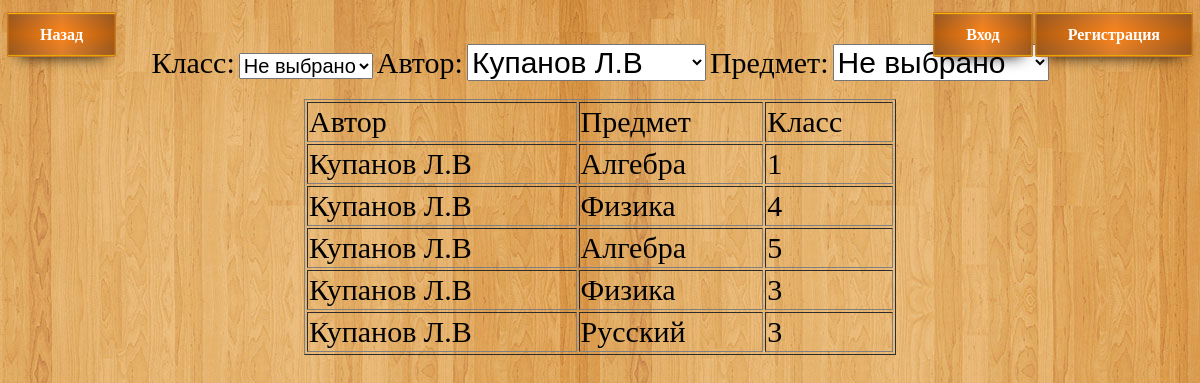
/all_books.php?author_id=1, run on an earlier commit of the app's database.
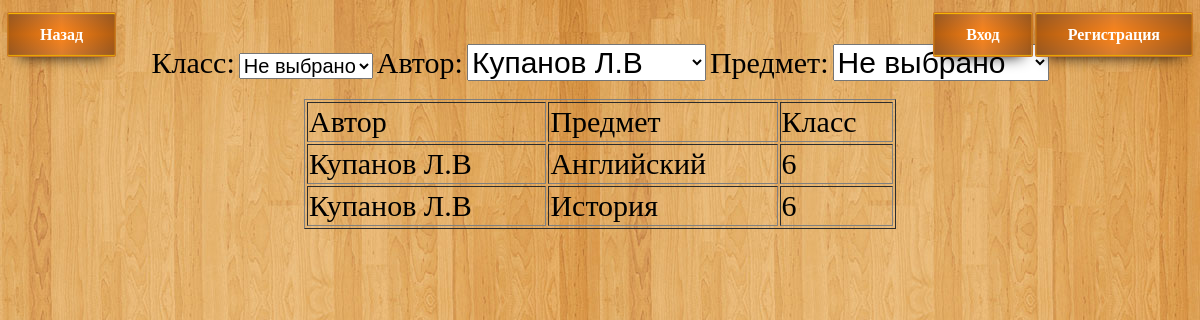
And on a later commit of the database.
### tables this page shows
CREATE TABLE IF NOT EXISTS `books` (
  `id` int(11) NOT NULL AUTO_INCREMENT,
  `author_id` int(11) NOT NULL,
  `subject_id` int(11) NOT NULL,
  `class_num` int(11) NOT NULL,
  `date` timestamp NOT NULL DEFAULT CURRENT_TIMESTAMP,
  `info` varchar(255) NOT NULL,
  PRIMARY KEY (`id`),
  UNIQUE KEY `id` (`id`),
  UNIQUE KEY `id_3` (`id`),
  UNIQUE KEY `id_4` (`id`),
  UNIQUE KEY `id_5` (`id`),
  UNIQUE KEY `id_6` (`id`),
  UNIQUE KEY `id_7` (`id`),
  UNIQUE KEY `id_8` (`id`),
  UNIQUE KEY `id_9` (`id`),
  UNIQUE KEY `id_10` (`id`),
  KEY `id_2` (`id`),
  KEY `id_11` (`id`)
);

CREATE TABLE IF NOT EXISTS `authors` (
  `id` int(11) NOT NULL AUTO_INCREMENT,
  `name` varchar(255) NOT NULL,
  PRIMARY KEY (`id`)
);

CREATE TABLE IF NOT EXISTS `subjects` (
  `id` int(11) NOT NULL AUTO_INCREMENT,
  `name` varchar(255) NOT NULL,
  PRIMARY KEY (`id`)
);

### base.php (called while the page is built, shortened)
<?php
	$host = 'localhost';
	$user = 'root';
	$password = '';
	$db_name = 'lib_444';
	$link = mysqli_connect($host, $user, $password, $db_name);
	function get_subject($id){
		global $link;
		$sql = "SELECT * FROM subjects WHERE id='$id'";
		$result = $link->query($sql);
		if ($result->num_rows > 0) {
			while($row = $result->fetch_assoc()) {
				return $row["name"];
			}
		}
		return false;
	}
	function get_author($id){
		global $link;
		$sql = "SELECT * FROM authors WHERE id='$id'";
		$result = $link->query($sql);
		if ($result->num_rows > 0) {
			while($row = $result->fetch_assoc()) {
				return $row["name"];
			}
		}
		return false;
	}
	function all_authors(){
		global $link;
		$sql = "SELECT * FROM authors";
		$result = $link->query($sql);
		$arr = array();
		if ($result->num_rows > 0) {
			while($row = $result->fetch_assoc()) {
				$arr[] = array("author_id" => $row["id"], "name" => $row["name"]);
			}
		}
		return $arr;
	}
	function all_books($params){
		global $link;
		$sql = "SELECT * FROM books " . $params;
		$result = $link->query($sql);
		$arr = array();
		if ($result->num_rows > 0) {
			while($row = $result->fetch_assoc()) {
				$arr[] = array("id" => $row["id"], "author_id" => $row["author_id"], "subject_id" => $row["subject_id"], "class_num" => $row["class_num"], "info" => $row["info"]);
			}
		}
		return $arr;
	}
?>

### all_books.php (the view, shortened to what this page needs)
<?php
	require_once "base.php";
	$status = true;
	if($_SESSION["my_name"] == "") $status = false;
?>
<html>
	<head>
		<link rel="stylesheet" href="style.css">
	</head>
	<body><br/>
		<div>
			<div style="float:left;">
				<a class=button href="index.php">Назад</a>
			</div>
			<div style="float:right;">
				<?php
					if($_SESSION["my_login"] == "") echo
					'<div>
					<a class=button href="login.php">Вход</a>
					<a class=button href="registration.php">Регистрация</a>
					</div>';
					else echo
					'<div>
					<a class=button href="profile.php">' . $_SESSION["my_login"] . '</a>
					<a class=button href="logout.php">Выход</a>
					</div>';
				?>
			</div>
		</div>
		<div align="center">
			<label style="font-size: 30px">Класс:</label>
			<select id="class_num" onchange=reload('') style="font-size: 20px">
				<option value="0">Не выбрано</option><option value="1">1</option><option value="2">2</option><option value="3">3</option><option value="4">4</option><option value="5">5</option>
			</select>
			<label style="font-size: 30px">Автор:</label>
			<select id="author_id" onchange=reload('') style="font-size: 30px">
				<?php
					$all_authors = all_authors();
					foreach($all_authors as $row){
						echo "<option value=" . $row['author_id'] .">" . $row['name'] . "</option>";
					}
				?>
			</select>
			<label style="font-size: 30px">Предмет:</label>
			<select id="subject_id" onchange=reload('') style="font-size: 30px">
				<option value="0">Не выбрано</option>
			</select>
		</div></br>
		<table border="1" align="center" width=50%>
			<?php
				$args = array($_GET["author_id"], $_GET["subject_id"], $_GET["class_num"]);
				$info = "";
				$all_info = array();
				if($args != array("", "", "")) $info = "WHERE ";
				if($args[0] != ""){
					array_push($all_info, "author_id=" . $args[0]);
				}
				$info .= implode(" AND ", $all_info);
				if(!$status){
					echo "<tr height=40px><td style='font-size:30px;'><p onclick=reload('author_id')>Автор</p></td><td style='font-size:30px;'><p onclick=reload('subject_id')>Предмет</p></td><td style='font-size:30px;'><p onclick=reload('class_num')>Класс</p></td></tr>";
					$all_books = all_books($info);
					if($all_books){
						foreach($all_books as $row){
							echo "<tr height=40px>";
							$author = get_author($row["author_id"]);
							$subject = get_subject($row["subject_id"]);
							$class = $row["class_num"];
							echo "<td style='font-size:30px;'>$author</td><td style='font-size:30px;'>$subject</td><td style='font-size:30px;'>$class</td>";
							echo "</tr>";
						}
					}
				}
			?>
		</table>
	</body>
</html>

### style.css (style rules this page uses)
body { background-image: url(wood.jpg) }
@media (min-width: 576px) { .button { position: relative; font-weight: bold; font-size: 35px; color: white; width: 100%; text-decoration: none; user-select: none; padding: .8em 2em; outline: none; border-radius: 1px; background: linear-gradient(to left, rgba(0,0,0,.3), rgba(0,0,0,.0) 50%, rgba(0,0,0,.3)), linear-gradient(#d77d31, #fe8417, #d77d31); background-size: 100% 100%, auto; background-position: 50% 50%; box-shadow: inset #ebab00 0 -1px 1px, inset 0 1px 1px #ffbf00, #cc7722 0 0 0 1px, #000 0 10px 15px -10px; transition: 0.2s; } }
@media (min-width: 768px) { .button { position: relative; font-weight: bold; font-size: 35px; color: white; width: 100%; text-decoration: none; user-select: none; padding: .8em 2em; outline: none; border-radius: 1px; background: linear-gradient(to left, rgba(0,0,0,.3), rgba(0,0,0,.0) 50%, rgba(0,0,0,.3)), linear-gradient(#d77d31, #fe8417, #d77d31); background-size: 100% 100%, auto; background-position: 50% 50%; box-shadow: inset #ebab00 0 -1px 1px, inset 0 1px 1px #ffbf00, #cc7722 0 0 0 1px, #000 0 10px 15px -10px; transition: 0.2s; } }
@media (min-width: 992px) { .button { position: relative; font-weight: bold; font-size: 16px; color: white; width: 100%; max-width: 100px; text-decoration: none; user-select: none; padding: .8em 2em; outline: none; border-radius: 1px; background: linear-gradient(to left, rgba(0,0,0,.3), rgba(0,0,0,.0) 50%, rgba(0,0,0,.3)), linear-gradient(#d77d31, #fe8417, #d77d31); background-size: 100% 100%, auto; background-position: 50% 50%; box-shadow: inset #ebab00 0 -1px 1px, inset 0 1px 1px #ffbf00, #cc7722 0 0 0 1px, #000 0 10px 15px -10px; transition: 0.2s; } }

What changed in the data, as far as the page shows it:
removed books: author.name "Купанов Л.В", subject.name "Алгебра", class_num "1"
removed books: author.name "Купанов Л.В", subject.name "Физика", class_num "4"
removed books: author.name "Купанов Л.В", subject.name "Алгебра", class_num "5"
removed books: author.name "Купанов Л.В", subject.name "Физика", class_num "3"
removed books: author.name "Купанов Л.В", subject.name "Русский", class_num "3"
added books: author.name "Купанов Л.В", subject.name "Английский", class_num "6"
added books: author.name "Купанов Л.В", subject.name "История", class_num "6"
